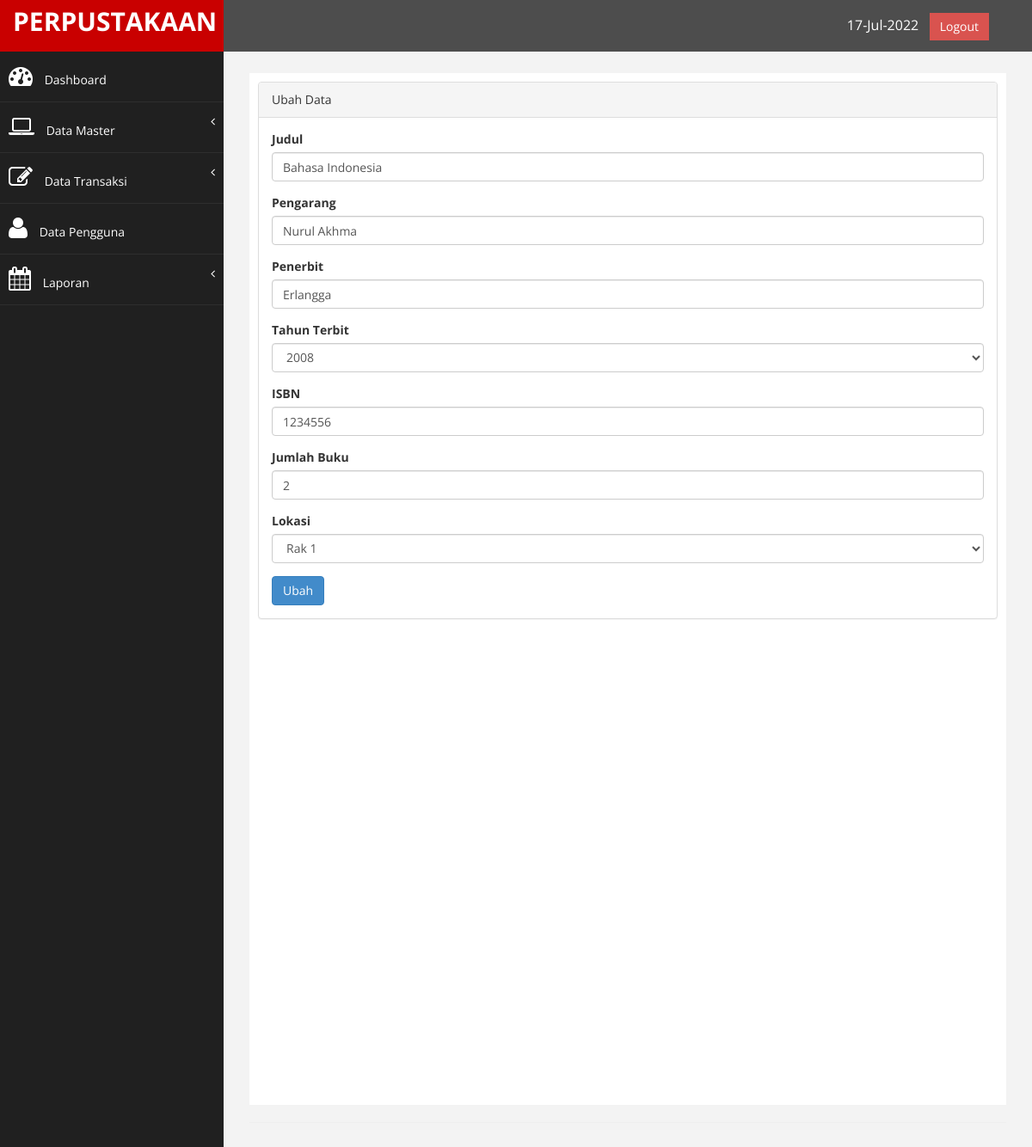
The page /index.php?page=buku&aksi=ubah&id_buku=27 (signed in) on the database its author committed.
### tables this page shows
CREATE TABLE `tb_buku` (
  `id_buku` int(11) NOT NULL,
  `judul` varchar(200) NOT NULL,
  `pengarang` varchar(100) NOT NULL,
  `penerbit` varchar(100) NOT NULL,
  `tahun_terbit` varchar(4) NOT NULL,
  `isbn` varchar(25) NOT NULL,
  `jumlah_buku` int(11) NOT NULL,
  `lokasi` varchar(50) NOT NULL,
  `tgl_input` timestamp NOT NULL DEFAULT current_timestamp() ON UPDATE current_timestamp()
);

### page/buku/ubah.php (the view, shortened to what this page needs)
<?php
	$id_buku = $_GET['id_buku'];
	$sql = $koneksi->query("select * from tb_buku where id_buku='$id_buku'");
	$tampil = $sql->fetch_assoc();
	$tahun2 = $tampil['tahun_terbit'];
?>
<div class="panel panel-default">
<div class="panel-heading">
		Ubah Data
 </div>
<div class="panel-body">
    <div class="row">
        <div class="col-md-12">
            <form method="POST" >
                <div class="form-group">
                    <label>Judul</label>
                    <input class="form-control" name="judul" value="<?php echo $tampil['judul'];?>" />
                </div>
                <div class="form-group">
                    <label>Pengarang</label>
                    <input class="form-control" name="pengarang" value="<?php echo $tampil['pengarang'];?>" />
                </div>
                <div class="form-group">
                    <label>Penerbit</label>
                    <input class="form-control" name="penerbit" value="<?php echo $tampil['penerbit'];?>" />
                </div>
                 <div class="form-group">
                    <label>Tahun Terbit</label>
                    <select class="form-control" name="tahun">
                        <?php
                        	$tahun = date("Y");
                        	for ($i=$tahun-29; $i <= $tahun; $i++) {
                        			if ($i==$tahun2 ) {
                        			echo'<option value="'.$i.'" selected>'.$i.'</option>';
                        			}else{
                        			echo'<option value="'.$i.'">'.$i.'</option>';
									}
                        	}
                        ?>
                    </select>
                </div>
                <div class="form-group">
                    <label>ISBN</label>
                    <input class="form-control" name="isbn" value="<?php echo $tampil['isbn'];?>" />
                </div>
                <div class="form-group">
                    <label>Jumlah Buku</label>
                    <input class="form-control" type="number" name="jumlah" value="<?php echo $tampil['jumlah_buku'];?>" />
                </div>
                <div class="form-group">
                    <label> Lokasi</label>
                    <select class="form-control" name="lokasi">
                        <?php
                            $query = $koneksi->query("SELECT * FROM tb_lokasi ORDER by id_lokasi");
                            while ($lokasi=$query->fetch_assoc()) {
                                echo "<option value='$lokasi[lokasi]'>$lokasi[lokasi]</option>";
                            }
                        ?>
                    </select>
                </div>
                <div>
                	<input type="submit" name="simpan" value="Ubah" class="btn btn-primary">
                </div>
         </div>
      </div>
 </div>
 </div>
 </div>

### assets/css/custom.css (style rules this page uses)
body { font-family: 'Open Sans', sans-serif; }

### rows shown on the page
tb_buku: judul "Bahasa Indonesia", pengarang "Nurul Akhma", penerbit "Erlangga", tahun "2008", isbn "1234556", jumlah "2"

### other values the page prints
form field lokasi "Rak 1"
